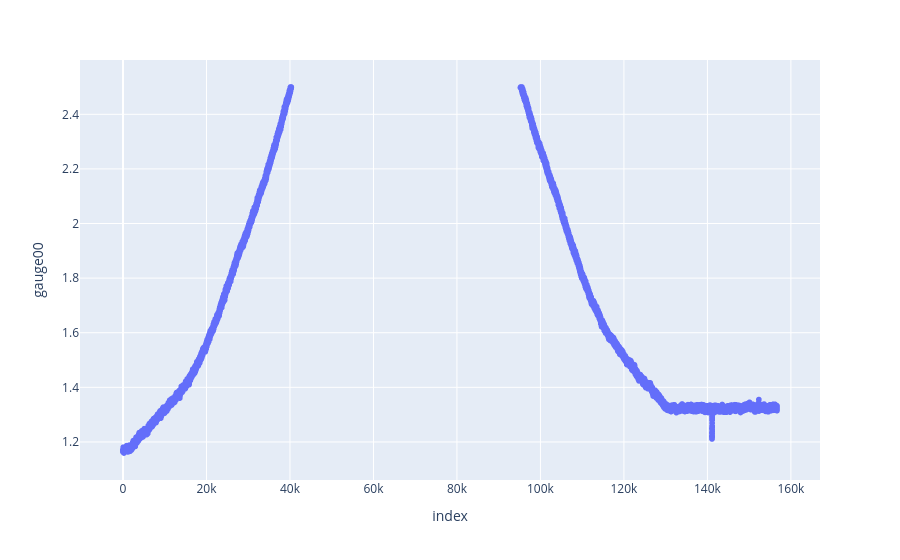

Notebook source saved alongside this figure:
### Code cell
fig = px.scatter(df, x=df.index, y='gauge00')
fig.show()

### Figure 1 — Plotly figure (JSON) as saved in the notebook; plotly's stock layout.template omitted (floating-point values rounded to 4 significant figures; data arrays with more than 128 entries replaced by an {"elided": "..."} marker saying what was removed)
{"data": [{"hovertemplate": "index=%{x}<br>gauge00=%{y}<extra></extra>", "legendgroup": "", "marker": {"color": "#636efa", "symbol": "circle"}, "mode": "markers", "name": "", "showlegend": false, "type": "scattergl", "x": {"elided": "101424 int values"}, "xaxis": "x", "y": {"elided": "101424 float values"}, "yaxis": "y"}], "layout": {"legend": {"tracegroupgap": 0}, "margin": {"t": 60}, "xaxis": {"anchor": "y", "domain": [0, 1], "title": {"text": "index"}}, "yaxis": {"anchor": "x", "domain": [0, 1], "title": {"text": "gauge00"}}}}
